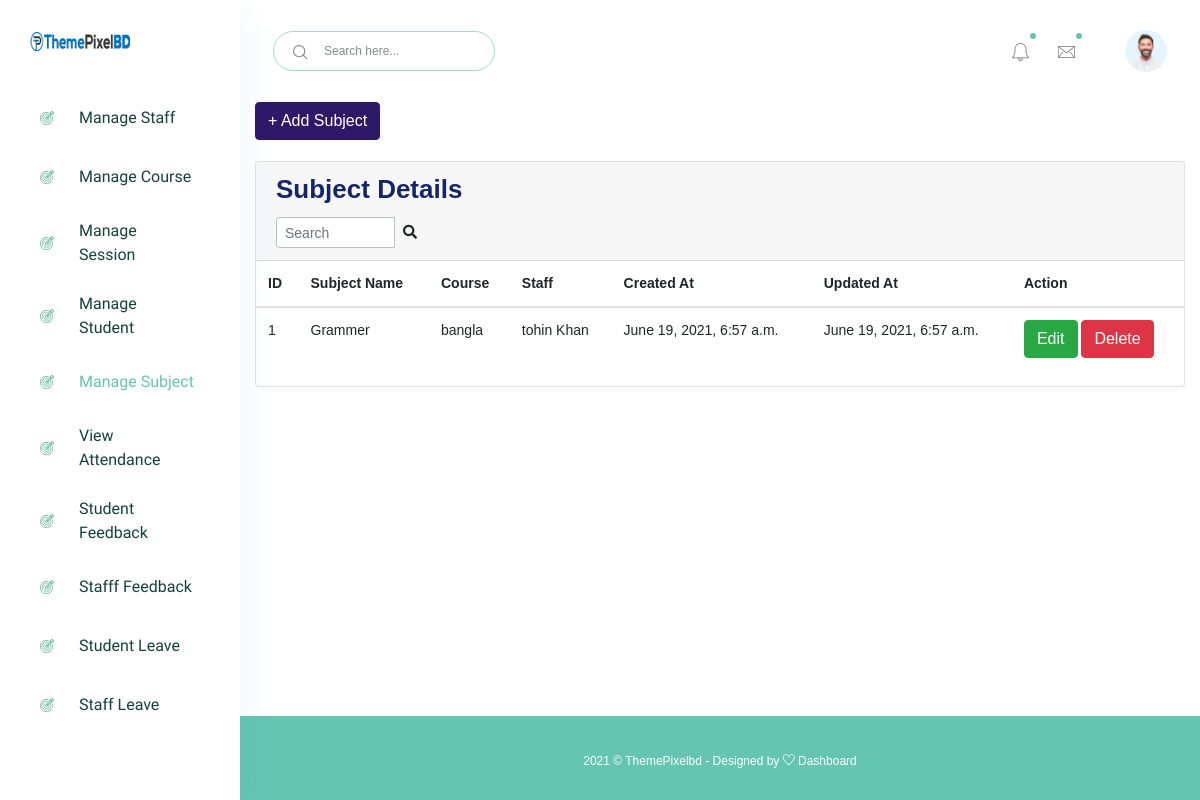
The page /manage_subject/ (signed in) on the database as committed earlier.
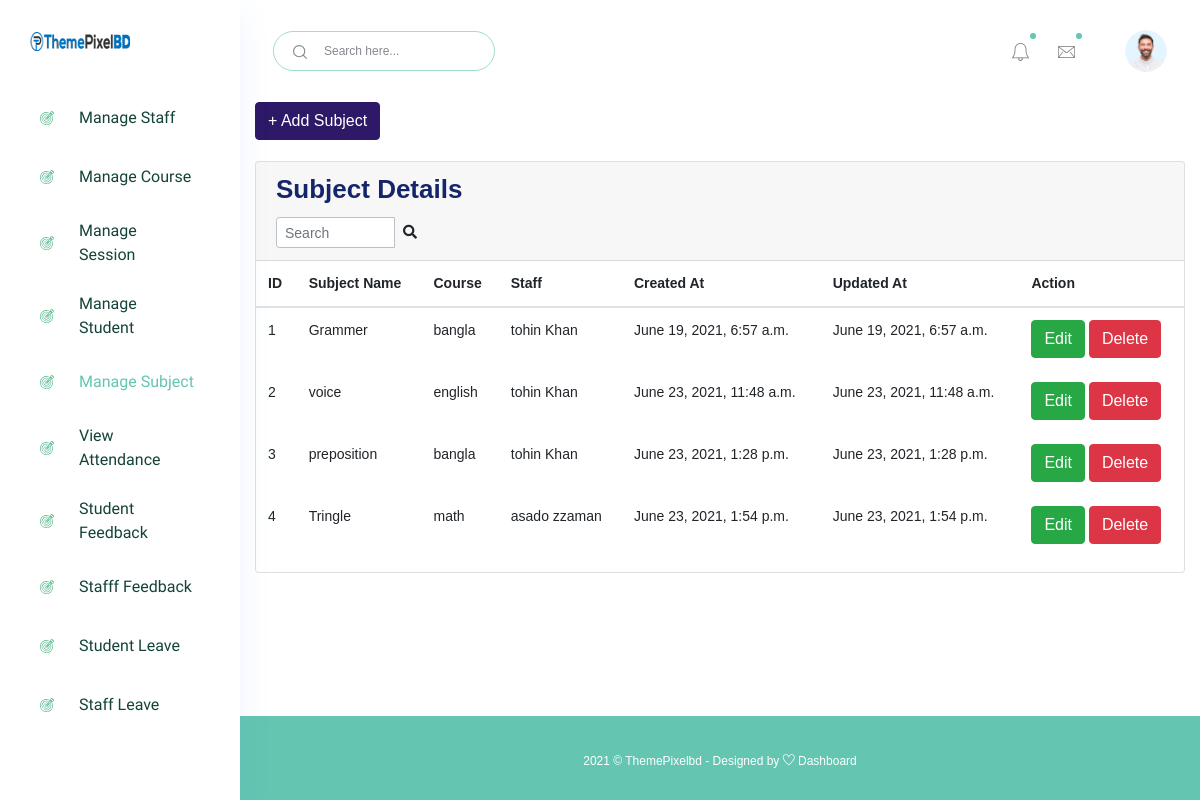
The same page on the database as committed later.
### accounts/models.py (models this page shows)
class Subjects(models.Model):
    id =models.AutoField(primary_key=True)
    subject_name = models.CharField(max_length=255)
    course_id = models.ForeignKey(Courses, on_delete=models.CASCADE, default=1) #need to give defauult course
    staff_id = models.ForeignKey(CustomUser, on_delete=models.CASCADE)
    created_at = models.DateTimeField(auto_now_add=True)
    updated_at = models.DateTimeField(auto_now=True)
    objects = models.Manager()

class Courses(models.Model):
    id = models.AutoField(primary_key=True)
    course_name = models.CharField(max_length=255)
    created_at = models.DateTimeField(auto_now_add=True)
    updated_at = models.DateTimeField(auto_now=True)
    objects = models.Manager()

class CustomUser(AbstractUser):
    user_type_data = ((1, "HOD"), (2, "Staff"), (3, "Student"))
    user_type = models.CharField(default=1, choices=user_type_data, max_length=10)

### accounts/HodViews.py (the view)
# urls.py: path('manage_subject/', HodViews.manage_subject, name="manage_subject"),
def manage_subject(request):
    subjects = Subjects.objects.all()
    context = {
        "subjects": subjects
    }
    return render(request, 'hod_template/manage_subject_template.html', context)

### accounts/LoginCheckMiddleWare.py (called while the page is built, shortened)
    def process_view(self, request, view_func, view_args, view_kwargs):
        modulename = view_func.__module__
        user = request.user
        if user.is_authenticated:
            if user.user_type == "1":
                if modulename == "accounts.HodViews":
                    pass
                elif modulename == "accounts.views" or modulename == "django.views.static":
                    pass
                else:
                    return redirect("admin_home")
            else:
                return redirect("login")
        else:
            if request.path == reverse("login") or request.path == reverse("doLogin"):
                pass
            else:
                return redirect("login")

### templates/hod_template/manage_subject_template.html (shortened to what this page needs)
{% extends 'hod_template/base_template.html' %}
{% block main_content %}
{% load static %}
<section class="content">
        <div class="container-fluid">
            <a class="btn btn-primary" href="{% url 'add_subject' %}" role="button">+ Add Subject</a> <br/>&nbsp;
            <div class="row">
                <div class="col-md-12">
                    <div class="card">
                        <div class="card-header">
                            <h3 class="card-title">Subject Details</h3>
                            <div class="card-tools">
                            <div class="input-group input-group-sm" style="width: 150px;">
                                <input type="text" name="table_search" class="form-control float-right" placeholder="Search">
                                <div class="input-group-append">
                                <button type="submit" class="btn btn-default"><i class="fas fa-search"></i></button>
                                </div>
                            </div>
                            </div>
                        </div>
                        <div class="card-body table-responsive p-0">
                            <table class="table table-hover text-nowrap">
                            <thead>
                                <tr>
                                <th>ID</th>
                                <th>Subject Name</th>
                                <th>Course</th>
                                <th>Staff</th>
                                <th>Created At</th>
                                <th>Updated At</th>
                                <th>Action</th>
                                </tr>
                            </thead>
                            <tbody>
                                {% for subject in subjects %}
                                <tr>
                                <td>{{ subject.id }}</td>
                                <td>{{ subject.subject_name }}</td>
                                <td>{{ subject.course_id.course_name }}</td>
                                <td>{{ subject.staff_id.first_name }} {{ subject.staff_id.last_name }}</td>
                                <td>{{ subject.created_at }}</td>
                                <td>{{ subject.updated_at }}</td>
                                <td>
                                    <a href="{% url 'edit_subject' subject.id %}" class="btn btn-success">Edit</a>
                                    <a href="{% url 'delete_subject' subject.id %}" class="btn btn-danger">Delete</a>
                                </td>
                                </tr>
                                {% endfor %}
                            </tbody>
                            </table>
                        </div>
                        </div>
                </div>
            </div>
        </div>
      </section>
  {% endblock main_content %}

Rows that differ between the two databases and show on the page:
added Subjects: id "2", subject_name "voice", course_id.course_name "english", staff_id.first_name "tohin", staff_id.last_name "Khan", created_at "June 23, 2021, 11:48 a.m.", updated_at "June 23, 2021, 11:48 a.m."
added Subjects: id "3", subject_name "preposition", course_id.course_name "bangla", staff_id.first_name "tohin", staff_id.last_name "Khan", created_at "June 23, 2021, 1:28 p.m.", updated_at "June 23, 2021, 1:28 p.m."
added Subjects: id "4", subject_name "Tringle", course_id.course_name "math", staff_id.first_name "asado", staff_id.last_name "zzaman", created_at "June 23, 2021, 1:54 p.m.", updated_at "June 23, 2021, 1:54 p.m."
